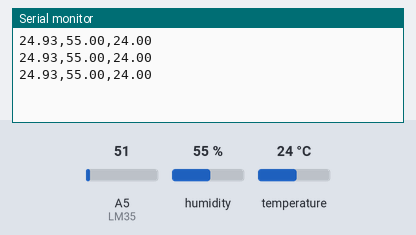
This sketch was run on a simulated Arduino Uno, built with avr-gcc and run on an emulated ATmega328P. Parts: the last lines printed to the serial monitor. The inputs (shaded band) are chosen by the test bench; at power-on: humidity 55 %, A5 (LM35) = 51, temperature 24 °C.

Above: at 1.3 s.
1.4 s: humidity set to 22 %
At 2.5 s:
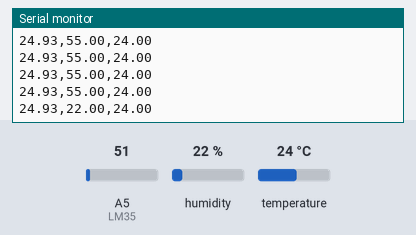
2.9 s: A5 (LM35) set to 61
At 4.0 s:
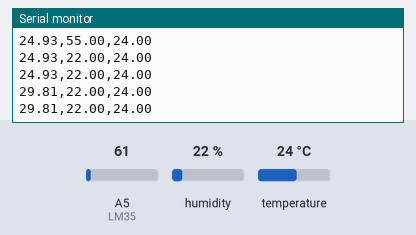
4.4 s: temperature set to 12 °C
At 5.8 s:
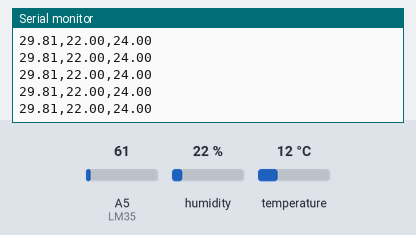
5.9 s: A5 (LM35) set to 71
At 6.5 s:
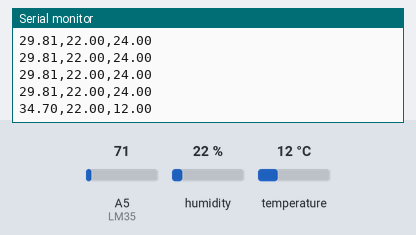
7.4 s: humidity set to 40 %
At 8.0 s:
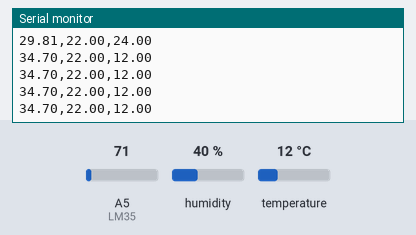
Timing chart, 0 to 9.9 s (numbered marks = the images above; inputs shaded):
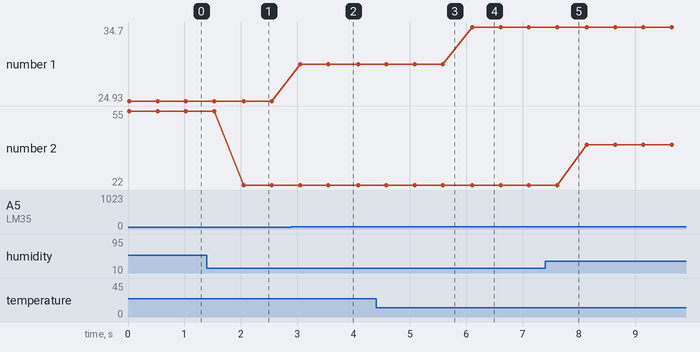

The sketch:

Codigo_DHT11_umidade-temperatura.ino
```cpp
#include "DHT.h"
#define dht_type DHT11 // Definindo qual o tipo de sensor DHTxx que se esta utilizando
int dht_pin = A1;
DHT dht_1 = DHT(dht_pin, dht_type); // Pode-se configurar diversos sensores DHTxx
const int LM35 = A5;

void setup(){
  Serial.begin(9600);
  dht_1.begin();
}

void loop(){
  float umidade = dht_1.readHumidity();
  float temperatura = dht_1.readTemperature();
  float temperatura_lm35 = (float(analogRead(LM35))*5/(1023))/0.01;
  if (isnan(temperatura) or isnan(umidade) or isnan(temperatura_lm35)){
    Serial.println("Erro ao Ler o Sensor");
  }else{
    Serial.print(temperatura_lm35); // Temperatura do LM35 sendo mais sensivel
    Serial.print(",");
    Serial.print(umidade); // Umidade DHT11
    Serial.print(",");
    Serial.println(temperatura);
  }
  delay(500);
}
```

Measured:
- after the input at 1.4 s, the serial monitor: prints a new line after 0.65 s (image 1)
- after the input at 2.9 s, the serial monitor: prints a new line after 0.16 s (image 2)
- after the input at 5.9 s, the serial monitor: prints a new line after 0.21 s (image 4)
- plotted number 1: 24.93 → 29.81 after the input at 2.9 s, 29.81 → 34.7 after the input at 5.9 s
- plotted number 2: 55 → 22 after the input at 1.4 s, 22 → 40 after the input at 7.4 s
